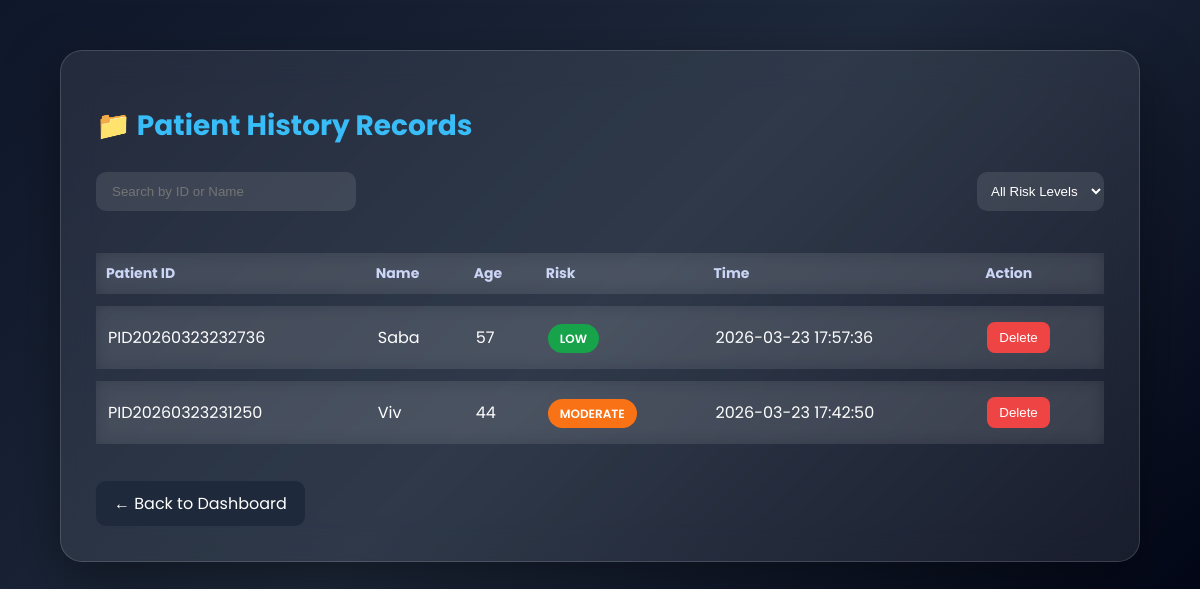
The app's page /history (signed in), older data.
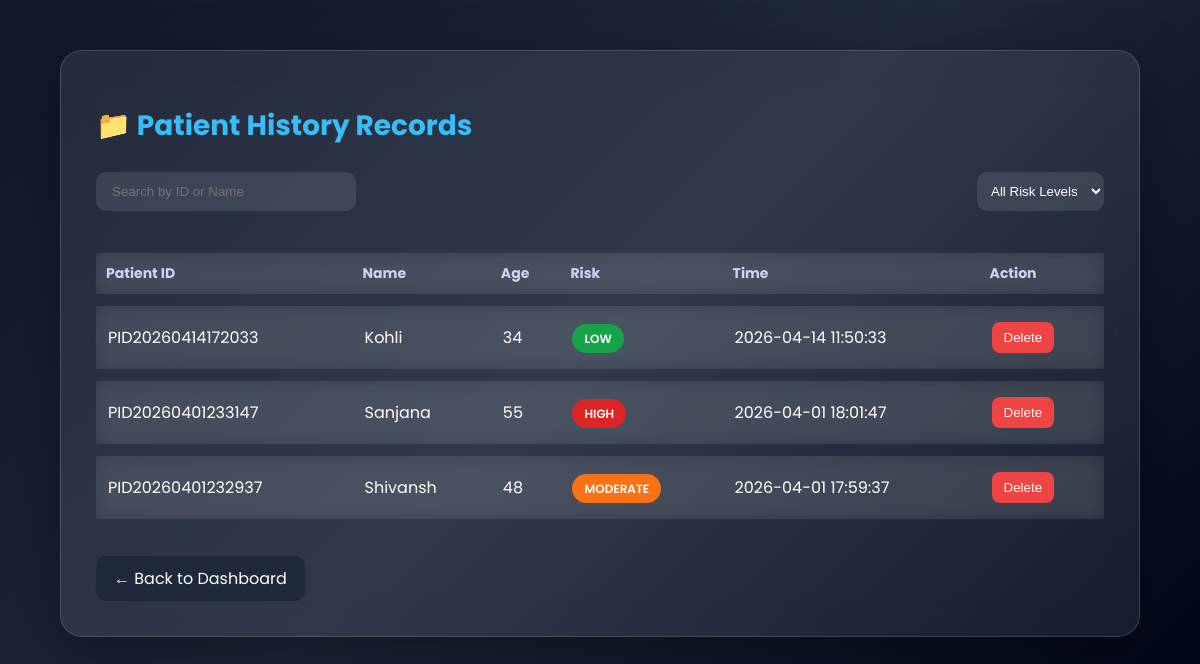
The same page, newer data.
### tables this page shows
CREATE TABLE patients (
        id INTEGER PRIMARY KEY AUTOINCREMENT,
        patient_id TEXT,
        patient_name TEXT,
        age INTEGER,
        sex INTEGER,
        cp INTEGER,
        trestbps INTEGER,
        chol INTEGER,
        fbs INTEGER,
        restecg INTEGER,
        thalach INTEGER,
        exang INTEGER,
        oldpeak REAL,
        slope INTEGER,
        ca INTEGER,
        thal INTEGER,
        result TEXT,
        probability REAL,
        risk_level TEXT,
        timestamp DATETIME DEFAULT CURRENT_TIMESTAMP
    );

### app.py (the view)
@app.route("/history")
def history():
    if "user" not in session:
        return redirect(url_for("login"))
    conn = get_db_connection()
    patients = conn.execute(
        "SELECT * FROM patients ORDER BY timestamp DESC"
    ).fetchall()
    conn.close()
    return render_template("history.html", patients=patients)

### database.py (called while the page is built)
def get_db_connection():
    conn = sqlite3.connect(DATABASE_PATH)
    conn.row_factory = sqlite3.Row
    return conn

### templates/history.html (shortened to what this page needs)
<!DOCTYPE html>
<html>
<head>
</head>
<body>
<div class="container">
<h1>📁 Patient History Records</h1>
<div class="controls">
<input type="text" id="search" class="search" placeholder="Search by ID or Name">
<select id="filter" class="select">
<option value="">All Risk Levels</option>
</select>
</div>
<table class="table" id="table">
<thead>
<tr>
<th>Patient ID</th>
<th>Name</th>
<th>Age</th>
<th>Risk</th>
<th>Time</th>
<th>Action</th>
</tr>
</thead>
<tbody>
{% for p in patients %}
<tr onclick="window.location='/patient/{{ p.patient_id }}'">
<td>{{ p.patient_id }}</td>
<td>{{ p.patient_name }}</td>
<td>{{ p.age }}</td>
<td>
<span class="badge
{% if p.risk_level == 'LOW' %}low
{% elif p.risk_level == 'MODERATE' %}moderate
{% else %}high{% endif %}">
{{ p.risk_level }}
</span>
</td>
<td>{{ p.timestamp }}</td>
<td>
<form method="POST" action="/delete/{{ p.patient_id }}" onsubmit="event.stopPropagation();">
<button type="submit" class="delete-btn" onclick="event.stopPropagation();">
Delete
</button>
</form>
</td>
</tr>
{% endfor %}
</tbody>
</table>
<a href="/dashboard" class="back">← Back to Dashboard</a>
</div>
</body>
</html>

### templates/history.html (style rules this page uses)
* { box-sizing:border-box }
body { margin:0; font-family:'Poppins',sans-serif; background:linear-gradient(135deg,#0f172a,#1e293b,#020617); }
.container { width:90%; max-width:1200px; margin:50px auto; padding:35px; border-radius:22px; background:rgba(255,255,255,0.08); backdrop-filter:blur(18px); box-shadow:0 20px 60px rgba(0,0,0,0.4); border:1px solid rgba(255,255,255,0.15); }
h1 { margin-bottom:25px; font-size:28px; font-weight:700; color:#38bdf8; }
.controls { display:flex; justify-content:space-between; flex-wrap:wrap; gap:15px; margin-bottom:30px; }
.search { padding:12px 16px; border-radius:10px; border:none; outline:none; background:rgba(255,255,255,0.1); color:white; width:260px; }
.select { padding:10px; border-radius:10px; background:rgba(255,255,255,0.1); color:white; border:none; }
.table { width:100%; border-collapse:separate; border-spacing:0 12px; }
th { color:#cbd5f5; font-size:14px; text-align:left; padding:10px; }
tr { background:rgba(255,255,255,0.06); backdrop-filter:blur(8px); transition:.3s; cursor:pointer; }
td { padding:16px 12px; color:white; }
.badge { padding:6px 12px; border-radius:20px; font-size:12px; font-weight:600; }
.low { background:#16a34a }
.moderate { background:#f97316 }
.high { background:#dc2626 }
.delete-btn { background:#ef4444; color:white; border:none; padding:8px 12px; border-radius:8px; cursor:pointer; transition:.3s; }
.back { margin-top:25px; display:inline-block; padding:10px 18px; border-radius:10px; background:#1e293b; color:white; text-decoration:none; transition:.3s; }
.select option { background: #1e293b; color: white; }

Row changes from the older to the newer data that the page shows:
removed patients: patient_id "PID20260323232736", patient_name "Saba", age "57", risk_level "LOW", timestamp "2026-03-23 17:57:36"
removed patients: patient_id "PID20260323231250", patient_name "Viv", age "44", risk_level "MODERATE", timestamp "2026-03-23 17:42:50"
added patients: patient_id "PID20260414172033", patient_name "Kohli", age "34", risk_level "LOW", timestamp "2026-04-14 11:50:33"
added patients: patient_id "PID20260401233147", patient_name "Sanjana", age "55", risk_level "HIGH", timestamp "2026-04-01 18:01:47"
added patients: patient_id "PID20260401232937", patient_name "Shivansh", age "48", risk_level "MODERATE", timestamp "2026-04-01 17:59:37"
